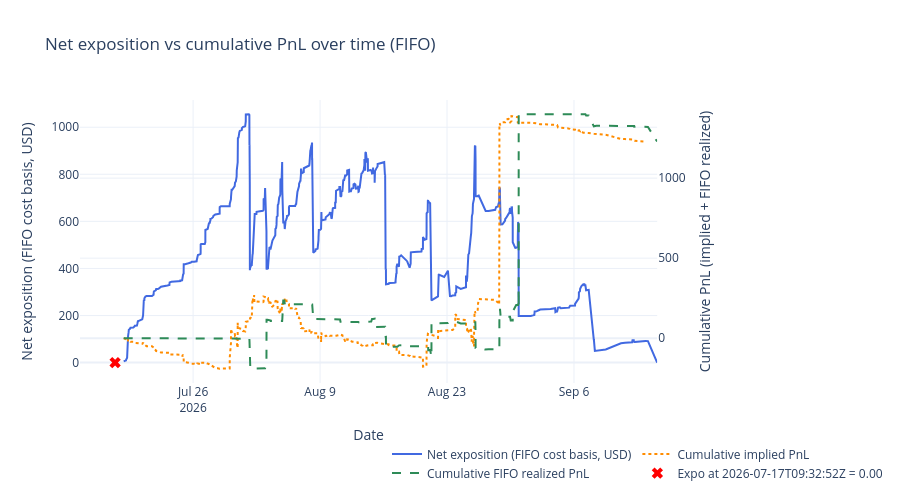

Notebook code for this chart:
### Code cell
# # Net exposition over time using FIFO cost basis, with resolution resets at lastTradeAt

# # Optional: filter to specific contracts for investigation
# # Set to None to compute over all contracts (default).
# # Examples:
CONTRACT_FILTER = None # {'0xd86a816093fcd0a0e1ca440bc5ce199bd3c5a8d6139e044b076958164f8c5423'} 
# FAST_DELAY_S = 300
TARGET_TS = "2026-07-17T09:32:52Z"

# Load summaries for resolution proxy
with open(BACKTEST_DIR / "summaries.json") as f:
    _summaries = pd.DataFrame(json.load(f))
_summaries['lastTradeAt'] = pd.to_datetime(_summaries['lastTradeAt'], format='mixed', utc=True)
_resolved_at = dict(zip(_summaries['conditionId'], _summaries['lastTradeAt']))

# Derive settlement price per (condition_id, token_id) from implied_pnl
# A single condition can have Yes/No tokens with opposite settlements (0 vs 1)
_settlement = {}
for (_cid, _tid), _fg in wallet_all.groupby(['condition_id', 'token_id']):
    _r = _fg.iloc[0]
    _s = _r['implied_pnl'] / _r['fill_quantity'] + _r['order_price'] if _r['order_side'] == 'BUY' else _r['order_price'] - _r['implied_pnl'] / _r['fill_quantity']
    _settlement[(_cid, _tid)] = round(_s)

# Per-contract FIFO exposure at each fill timestamp
expo_parts = []
for cid, grp in wallet_all.sort_values('dt').groupby('condition_id'):
    if CONTRACT_FILTER is not None and cid not in CONTRACT_FILTER:
        continue
    grp = grp.sort_values('dt')
    long_q = []
    short_q = []
    realized_pnl = 0.0
    buy_vol_acc = 0.0
    sell_vol_acc = 0.0
    rows = []
    for _, row in grp.iterrows():
        qty = row['fill_quantity']
        price = row['order_price']
        if row['order_side'] == 'BUY':
            buy_vol_acc += qty * price
            remaining = qty
            while remaining > 0 and short_q:
                avail, p, _tid_sq = short_q[0]
                match = min(remaining, avail)
                realized_pnl += match * (p - price)
                remaining -= match
                if match == avail:
                    short_q.pop(0)
                else:
                    short_q[0] = (avail - match, p, _tid_sq)
            if remaining > 0:
                long_q.append((remaining, price, row['token_id']))
        else:
            sell_vol_acc += qty * price
            remaining = qty
            while remaining > 0 and long_q:
                avail, p, _tid_lq = long_q[0]
                match = min(remaining, avail)
                realized_pnl += match * (price - p)
                remaining -= match
                if match == avail:
                    long_q.pop(0)
                else:
                    long_q[0] = (avail - match, p, _tid_lq)
            if remaining > 0:
                short_q.append((remaining, price, row['token_id']))

        exposure = sum(q * p for q, p, _ in long_q) + sum(q * p for q, p, _ in short_q)
        if exposure < 0:
            exposure = 0.0
        if cid in _resolved_at and row['dt'] >= _resolved_at[cid]:
            exposure = 0.0
        rows.append({'condition_id': cid, 'dt': row['dt'], 'exposition': exposure, 'cum_realized_pnl': realized_pnl})

    expo_parts.append(pd.DataFrame(rows))

    # Settle remaining position at resolution and reset exposition to 0
    if cid in _resolved_at:
        for q, p, tid in long_q:
            realized_pnl += q * (_settlement.get((cid, tid), 0.0) - p)
        for q, p, tid in short_q:
            realized_pnl += q * (p - _settlement.get((cid, tid), 0.0))
        expo_parts.append(pd.DataFrame([{'condition_id': cid, 'dt': _resolved_at[cid], 'exposition': 0.0, 'cum_realized_pnl': realized_pnl}]))

expo_all = pd.concat(expo_parts, ignore_index=True) if expo_parts else pd.DataFrame(
    columns=['condition_id', 'dt', 'exposition']
)

# Per-contract validation breakdown
if not expo_all.empty:
    _last_per_cid = expo_all.groupby('condition_id')['exposition'].last().reset_index()
    _last_per_cid.columns = ['condition_id', 'exposition']
    _active = _last_per_cid[_last_per_cid['exposition'] > 0].sort_values('exposition', ascending=False)
    print(f"=== Per-contract exposition breakdown{" (filtered)" if CONTRACT_FILTER is not None else ""} ===")
    print(_active.to_string(index=False))
    print(f"\nContracts with exposition > 0: {len(_active)}")
    print(f"Sum of per-contract exposition: {_active['exposition'].sum():.2f}")

# Aggregate across all contracts at each timestamp
# Forward-fill each contract's exposition then sum across contracts
# Each contract's exposition persists until its next fill or resolution
_expo_sorted = expo_all.sort_values(['condition_id', 'dt'])
_expo_sorted['_delta'] = _expo_sorted.groupby('condition_id')['exposition'].diff()
_first_idx = _expo_sorted.groupby('condition_id').head(1).index
_expo_sorted.loc[_first_idx, '_delta'] = _expo_sorted.loc[_first_idx, 'exposition']
ts = _expo_sorted.groupby('dt', as_index=False)['_delta'].sum().sort_values('dt')
ts['exposition'] = ts['_delta'].cumsum()
ts = ts.drop(columns=['_delta'])

# Aggregate FIFO realized PnL across contracts (same diff/cumsum pattern)
_expo_sorted['_rpnl_delta'] = _expo_sorted.groupby('condition_id')['cum_realized_pnl'].diff()
_expo_sorted.loc[_first_idx, '_rpnl_delta'] = _expo_sorted.loc[_first_idx, 'cum_realized_pnl']
_rpnl_ts = _expo_sorted.groupby('dt', as_index=False)['_rpnl_delta'].sum().sort_values('dt')
_rpnl_ts['cum_realized_pnl'] = _rpnl_ts['_rpnl_delta'].cumsum()
_rpnl_ts = _rpnl_ts.drop(columns=['_rpnl_delta'])
ts = ts.merge(_rpnl_ts[['dt', 'cum_realized_pnl']], on='dt', how='outer').sort_values('dt')
ts['exposition'] = ts['exposition'].ffill().fillna(0.0)
ts['cum_realized_pnl'] = ts['cum_realized_pnl'].ffill().fillna(0.0)

if not ts.empty:
    print(f"Aggregate exposition (from ts sum): {ts['exposition'].iloc[-1]:.2f}")
    print(f"Aggregate FIFO realized PnL: {ts['cum_realized_pnl'].iloc[-1]:.2f}")

# Cumulative PnL on secondary axis for comparison
_pnl_df = wallet_all if CONTRACT_FILTER is None else wallet_all[wallet_all['condition_id'].isin(CONTRACT_FILTER)]
pnl_ts = _pnl_df.groupby('dt', as_index=False)['implied_pnl'].sum().sort_values('dt')
pnl_ts['cum_pnl'] = pnl_ts['implied_pnl'].cumsum()

# Cumulative PnL for fills with <= 10 min delay
# _fast_pnl_df = _pnl_df[_pnl_df['delay_s'] <= FAST_DELAY_S]
# fast_pnl_ts = _fast_pnl_df.groupby('dt', as_index=False)['implied_pnl'].sum().sort_values('dt')
# fast_pnl_ts['cum_pnl_fast'] = fast_pnl_ts['implied_pnl'].cumsum()

# Compute exact snapshot exposure at TARGET_TS for marker overlay
cutoff = pd.Timestamp(TARGET_TS, tz='UTC')
snap_df = wallet_all[wallet_all['dt'] <= cutoff].copy()
expo_parts_snap = []
for cid, grp in snap_df.sort_values('dt').groupby('condition_id'):
    if CONTRACT_FILTER is not None and cid not in CONTRACT_FILTER:
        continue
    if cid in _resolved_at and _resolved_at[cid] <= cutoff:
        continue
    long_q = []
    short_q = []
    realized_pnl = 0.0
    buy_vol = 0.0
    sell_vol = 0.0
    for _, row in grp.iterrows():
        qty = row['fill_quantity']
        price = row['order_price']
        if row['order_side'] == 'BUY':
            buy_vol += qty * price
            remaining = qty
            while remaining > 0 and short_q:
                avail, p, _tid_sq = short_q[0]
                match = min(remaining, avail)
                realized_pnl += match * (price - p)
                remaining -= match
                if match == avail:
                    short_q.pop(0)
                else:
                    short_q[0] = (avail - match, p, _tid_sq)
            if remaining > 0:
                long_q.append((remaining, price, row['token_id']))
        else:
            sell_vol += qty * price
            remaining = qty
            while remaining > 0 and long_q:
                avail, p, _tid_lq = long_q[0]
                match = min(remaining, avail)
                realized_pnl += match * (p - price)
                remaining -= match
                if match == avail:
                    long_q.pop(0)
                else:
                    long_q[0] = (avail - match, p, _tid_lq)
            if remaining > 0:
                short_q.append((remaining, price, row['token_id']))
    exposure = sum(q * p for q, p, _ in long_q) + sum(q * p for q, p, _ in short_q)
    if exposure < 0:
        exposure = 0.0
    expo_parts_snap.append(exposure)
snap = sum(expo_parts_snap)
ts = pd.concat([ts, pd.DataFrame([{'dt': cutoff, 'exposition': snap}])], ignore_index=True).sort_values('dt').drop_duplicates('dt')
ts['cum_realized_pnl'] = ts['cum_realized_pnl'].ffill().fillna(0.0)

# Clip to the fills period (extend end to include resolution timestamps)
fill_start = wallet_all['dt'].min()
fill_end = max(wallet_all['dt'].max(), max(_resolved_at.values()))
ts = ts[(ts['dt'] >= fill_start) & (ts['dt'] <= fill_end)]
pnl_ts = pnl_ts[(pnl_ts['dt'] >= fill_start) & (pnl_ts['dt'] <= fill_end)]
# fast_pnl_ts = fast_pnl_ts[(fast_pnl_ts['dt'] >= fill_start) & (fast_pnl_ts['dt'] <= fill_end)]

fig_ntl = make_subplots(specs=[[{'secondary_y': True}]])

fig_ntl.add_trace(go.Scatter(
    x=ts['dt'], y=ts['exposition'],
    mode='lines', name='Net exposition (FIFO cost basis, USD)',
    line=dict(color='royalblue', width=2),
), secondary_y=False)

fig_ntl.add_trace(go.Scatter(
    x=pnl_ts['dt'], y=pnl_ts['cum_pnl'],
    mode='lines', name='Cumulative implied PnL',
    line=dict(color='darkorange', width=2, dash='dot'),
), secondary_y=True)

fig_ntl.add_trace(go.Scatter(
    x=ts['dt'], y=ts['cum_realized_pnl'],
    mode='lines', name='Cumulative FIFO realized PnL',
    line=dict(color='seagreen', width=2, dash='dash'),
), secondary_y=True)

# fig_ntl.add_trace(go.Scatter(
#     x=fast_pnl_ts['dt'], y=fast_pnl_ts['cum_pnl_fast'],
#     mode='lines', name=f'Cumulative PnL (delay <= {FAST_DELAY_S // 60}m)',
#     line=dict(color='mediumpurple', width=2, dash='dashdot'),
# ), secondary_y=True)

fig_ntl.add_trace(go.Scatter(
    x=[cutoff], y=[snap],
    mode='markers', name=f'Expo at {TARGET_TS} = {snap:.2f}',
    marker=dict(color='red', size=10, symbol='x'),
), secondary_y=False)

fig_ntl.update_layout(
    title='Net exposition vs cumulative PnL over time (FIFO)',
    template='plotly_white', height=500,
    legend=dict(x=0.5, y=-0.2, orientation='h'),
)
fig_ntl.update_xaxes(title='Date')
fig_ntl.update_yaxes(title='Net exposition (FIFO cost basis, USD)', secondary_y=False)
fig_ntl.update_yaxes(title='Cumulative PnL (implied + FIFO realized)', secondary_y=True)
fig_ntl.show()

### Figure 1 — Plotly figure (JSON) as saved in the notebook; plotly's stock layout.template omitted (floating-point values rounded to 4 significant figures; data arrays with more than 128 entries replaced by an {"elided": "..."} marker saying what was removed)
{"data": [{"line": {"color": "royalblue", "width": 2}, "mode": "lines", "name": "Net exposition (FIFO cost basis, USD)", "type": "scatter", "x": {"elided": "1343 str values"}, "xaxis": "x", "y": {"elided": "1343 float values"}, "yaxis": "y"}, {"line": {"color": "darkorange", "dash": "dot", "width": 2}, "mode": "lines", "name": "Cumulative implied PnL", "type": "scatter", "x": {"elided": "1234 str values"}, "xaxis": "x", "y": {"elided": "1234 float values"}, "yaxis": "y2"}, {"line": {"color": "seagreen", "dash": "dash", "width": 2}, "mode": "lines", "name": "Cumulative FIFO realized PnL", "type": "scatter", "x": {"elided": "1343 str values"}, "xaxis": "x", "y": {"elided": "1343 float values"}, "yaxis": "y2"}, {"marker": {"color": "red", "size": 10, "symbol": "x"}, "mode": "markers", "name": "Expo at 2026-07-17T09:32:52Z = 0.00", "type": "scatter", "x": ["2026-07-17T09:32:52+00:00"], "xaxis": "x", "y": [0], "yaxis": "y"}], "layout": {"height": 500, "legend": {"orientation": "h", "x": 0.5, "y": -0.2}, "title": {"text": "Net exposition vs cumulative PnL over time (FIFO)"}, "xaxis": {"anchor": "y", "domain": [0, 0.94], "title": {"text": "Date"}}, "yaxis": {"anchor": "x", "domain": [0, 1], "title": {"text": "Net exposition (FIFO cost basis, USD)"}}, "yaxis2": {"anchor": "x", "overlaying": "y", "side": "right", "title": {"text": "Cumulative PnL (implied + FIFO realized)"}}}}
